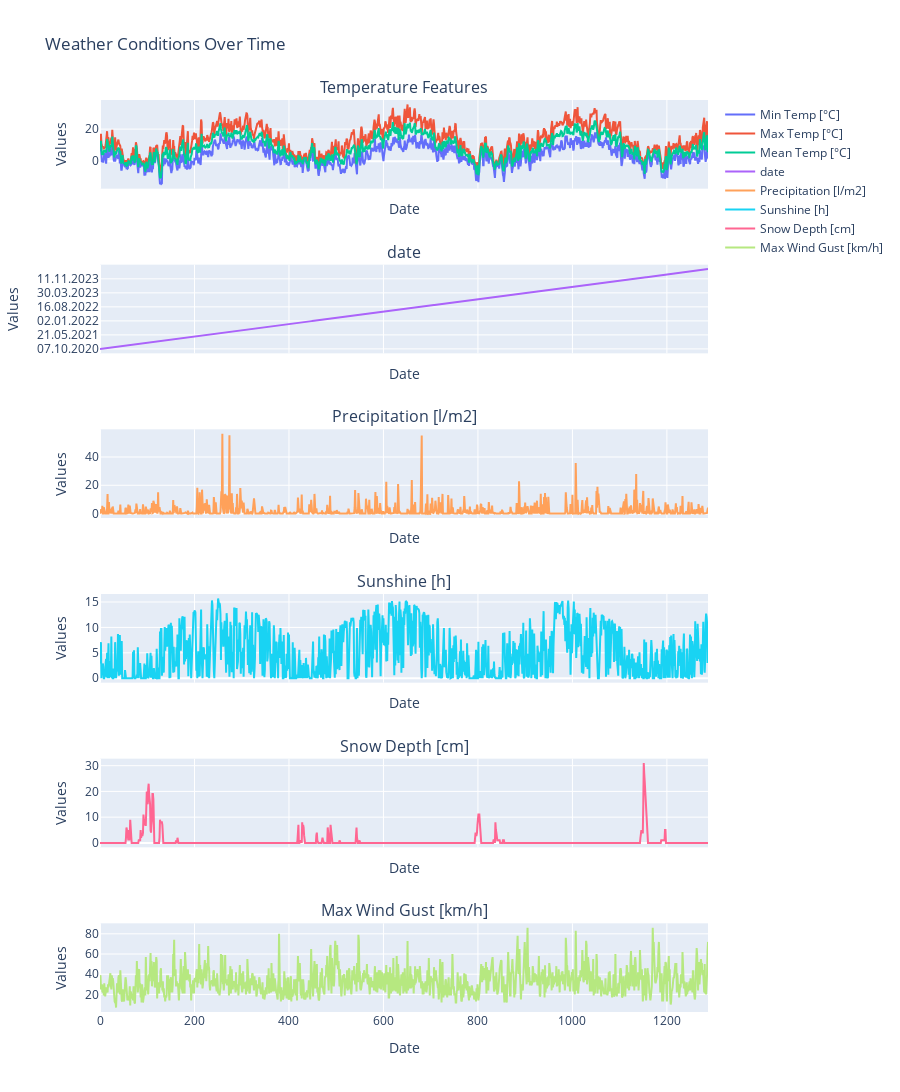

This figure's notebook cell:
### Code cell
weather_columns = weather_df.columns

# Define columns for temperature features
temp_columns = ['Min Temp [°C]', 'Max Temp [°C]', 'Mean Temp [°C]']
other_columns = [col for col in weather_columns if col not in temp_columns]

# Create subplots
fig = make_subplots(rows=len(other_columns) + 1, cols=1, shared_xaxes=True,
                    subplot_titles=["Temperature Features"] + other_columns)

# Add temperature features to the first subplot
for col in temp_columns:
    fig.add_trace(go.Scatter(x=weather_df.index, y=weather_df[col], mode='lines', name=col), row=1, col=1)

# Add other features to their respective subplots
for i, col in enumerate(other_columns):
    fig.add_trace(go.Scatter(x=weather_df.index, y=weather_df[col], mode='lines', name=col), row=i+2, col=1)

fig.update_layout(title_text='Weather Conditions Over Time',
                  height=300 * (len(other_columns) + 1),  # Adjust height based on number of plots
                  showlegend=True)

fig.update_xaxes(title_text='Date')
fig.update_yaxes(title_text='Values')

fig.show()

### Figure 1 — Plotly figure (JSON) as saved in the notebook; plotly's stock layout.template omitted (floating-point values rounded to 4 significant figures; data arrays with more than 128 entries replaced by an {"elided": "..."} marker saying what was removed)
{"data": [{"mode": "lines", "name": "Min Temp [°C]", "type": "scatter", "x": {"elided": "1288 int values"}, "xaxis": "x", "y": {"elided": "1288 float values"}, "yaxis": "y"}, {"mode": "lines", "name": "Max Temp [°C]", "type": "scatter", "x": {"elided": "1288 int values"}, "xaxis": "x", "y": {"elided": "1288 float values"}, "yaxis": "y"}, {"mode": "lines", "name": "Mean Temp [°C]", "type": "scatter", "x": {"elided": "1288 int values"}, "xaxis": "x", "y": {"elided": "1288 float values"}, "yaxis": "y"}, {"mode": "lines", "name": "date", "type": "scatter", "x": {"elided": "1288 int values"}, "xaxis": "x2", "y": {"elided": "1288 str values"}, "yaxis": "y2"}, {"mode": "lines", "name": "Precipitation [l/m2]", "type": "scatter", "x": {"elided": "1288 int values"}, "xaxis": "x3", "y": {"elided": "1288 float values"}, "yaxis": "y3"}, {"mode": "lines", "name": "Sunshine [h]", "type": "scatter", "x": {"elided": "1288 int values"}, "xaxis": "x4", "y": {"elided": "1288 float values"}, "yaxis": "y4"}, {"mode": "lines", "name": "Snow Depth [cm]", "type": "scatter", "x": {"elided": "1288 int values"}, "xaxis": "x5", "y": {"elided": "1288 int values"}, "yaxis": "y5"}, {"mode": "lines", "name": "Max Wind Gust [km/h]", "type": "scatter", "x": {"elided": "1288 int values"}, "xaxis": "x6", "y": {"elided": "1288 int values"}, "yaxis": "y6"}], "layout": {"annotations": [{"font": {"size": 16}, "showarrow": false, "text": "Temperature Features", "x": 0.5, "xanchor": "center", "xref": "paper", "y": 1.0, "yanchor": "bottom", "yref": "paper"}, {"font": {"size": 16}, "showarrow": false, "text": "date", "x": 0.5, "xanchor": "center", "xref": "paper", "y": 0.8194, "yanchor": "bottom", "yref": "paper"}, {"font": {"size": 16}, "showarrow": false, "text": "Precipitation [l/m2]", "x": 0.5, "xanchor": "center", "xref": "paper", "y": 0.6389, "yanchor": "bottom", "yref": "paper"}, {"font": {"size": 16}, "showarrow": false, "text": "Sunshine [h]", "x": 0.5, "xanchor": "center", "xref": "paper", "y": 0.4583, "yanchor": "bottom", "yref": "paper"}, {"font": {"size": 16}, "showarrow": false, "text": "Snow Depth [cm]", "x": 0.5, "xanchor": "center", "xref": "paper", "y": 0.2778, "yanchor": "bottom", "yref": "paper"}, {"font": {"size": 16}, "showarrow": false, "text": "Max Wind Gust [km/h]", "x": 0.5, "xanchor": "center", "xref": "paper", "y": 0.09722, "yanchor": "bottom", "yref": "paper"}], "height": 1800, "showlegend": true, "title": {"text": "Weather Conditions Over Time"}, "xaxis": {"anchor": "y", "domain": [0, 1], "matches": "x6", "showticklabels": false, "title": {"text": "Date"}}, "xaxis2": {"anchor": "y2", "domain": [0, 1], "matches": "x6", "showticklabels": false, "title": {"text": "Date"}}, "xaxis3": {"anchor": "y3", "domain": [0, 1], "matches": "x6", "showticklabels": false, "title": {"text": "Date"}}, "xaxis4": {"anchor": "y4", "domain": [0, 1], "matches": "x6", "showticklabels": false, "title": {"text": "Date"}}, "xaxis5": {"anchor": "y5", "domain": [0, 1], "matches": "x6", "showticklabels": false, "title": {"text": "Date"}}, "xaxis6": {"anchor": "y6", "domain": [0, 1], "title": {"text": "Date"}}, "yaxis": {"anchor": "x", "domain": [0.9028, 1.0], "title": {"text": "Values"}}, "yaxis2": {"anchor": "x2", "domain": [0.7222, 0.8194], "title": {"text": "Values"}}, "yaxis3": {"anchor": "x3", "domain": [0.5417, 0.6389], "title": {"text": "Values"}}, "yaxis4": {"anchor": "x4", "domain": [0.3611, 0.4583], "title": {"text": "Values"}}, "yaxis5": {"anchor": "x5", "domain": [0.1806, 0.2778], "title": {"text": "Values"}}, "yaxis6": {"anchor": "x6", "domain": [0, 0.09722], "title": {"text": "Values"}}}}
